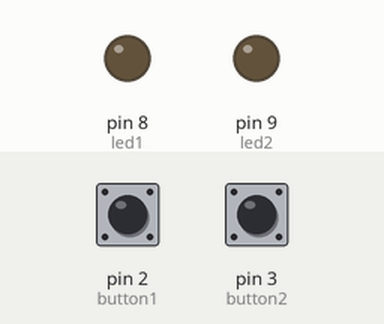
The sketch below on a simulated Arduino Uno, built with avr-gcc and run on an emulated ATmega328P. Parts: output pins drawn as LEDs (lit = HIGH). The inputs (shaded band) are chosen by the test bench; at power-on: pin 2 (button1) LOW, pin 3 (button2) LOW. Random numbers use the default seed unless the sketch sets one.

Above: at 3.9 s.
4.0 s: pin 2 (button1) pulled HIGH for 0.15 s
At 5.1 s:
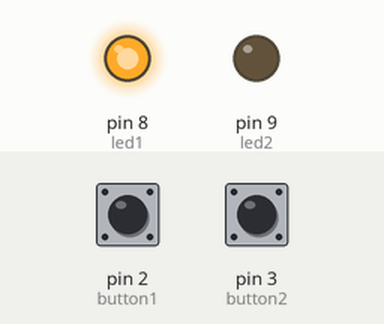
7.1 s: pin 3 (button2) pulled HIGH for 3.2 s
At 10.4 s:
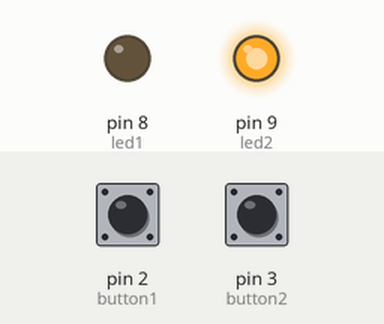
13.3 s: pin 2 (button1) pulled HIGH for 3.2 s
At 16.7 s:
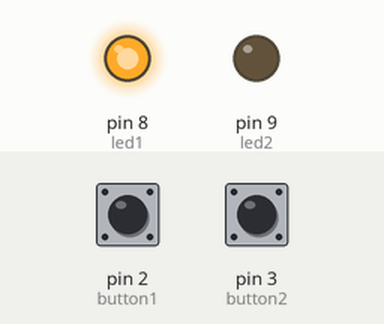
19.5 s: pin 2 (button1) driven HIGH and pin 3 (button2) driven HIGH
At 22.7 s:
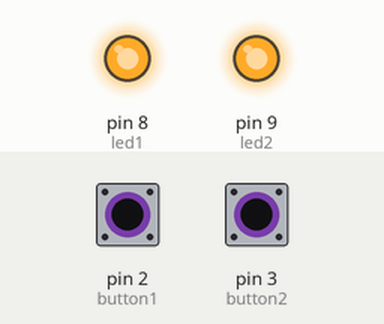
Timing chart, 0 to 23.5 s (numbered marks = the images above; inputs shaded):
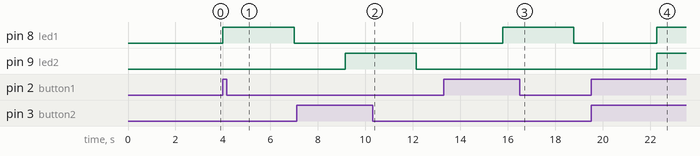

Measured:
- after the input at 4.0 s, pin 8 (led1): LOW → HIGH at once, → LOW 3.0 s later
- after the input at 7.1 s, pin 9 (led2): LOW → HIGH after 2.0 s, → LOW 3.0 s later
- after the input at 13.3 s, pin 8 (led1): LOW → HIGH after 2.5 s, → LOW 3.0 s later
- after the input at 19.5 s, pin 8 (led1), pin 9 (led2): LOW → HIGH after 2.8 s

The sketch:

Reaction_Timer_Game.ino
```cpp
const int button1 = 2;
const int button2 = 3;

const int led1 = 8;
const int led2 = 9;

bool gameStarted = false;

void setup()
{
  pinMode(button1, INPUT);
  pinMode(button2, INPUT);

  pinMode(led1, OUTPUT);
  pinMode(led2, OUTPUT);

  randomSeed(analogRead(0));
}

void loop()
{
  digitalWrite(led1, LOW);
  digitalWrite(led2, LOW);

  int waitTime = random(2000, 5000);
  delay(waitTime);

  gameStarted = true;

  while(gameStarted)
  {
    if(digitalRead(button1) == HIGH)
    {
      digitalWrite(led1, HIGH);
      gameStarted = false;
    }

    if(digitalRead(button2) == HIGH)
    {
      digitalWrite(led2, HIGH);
      gameStarted = false;
    }
  }

  delay(3000);
}
```
